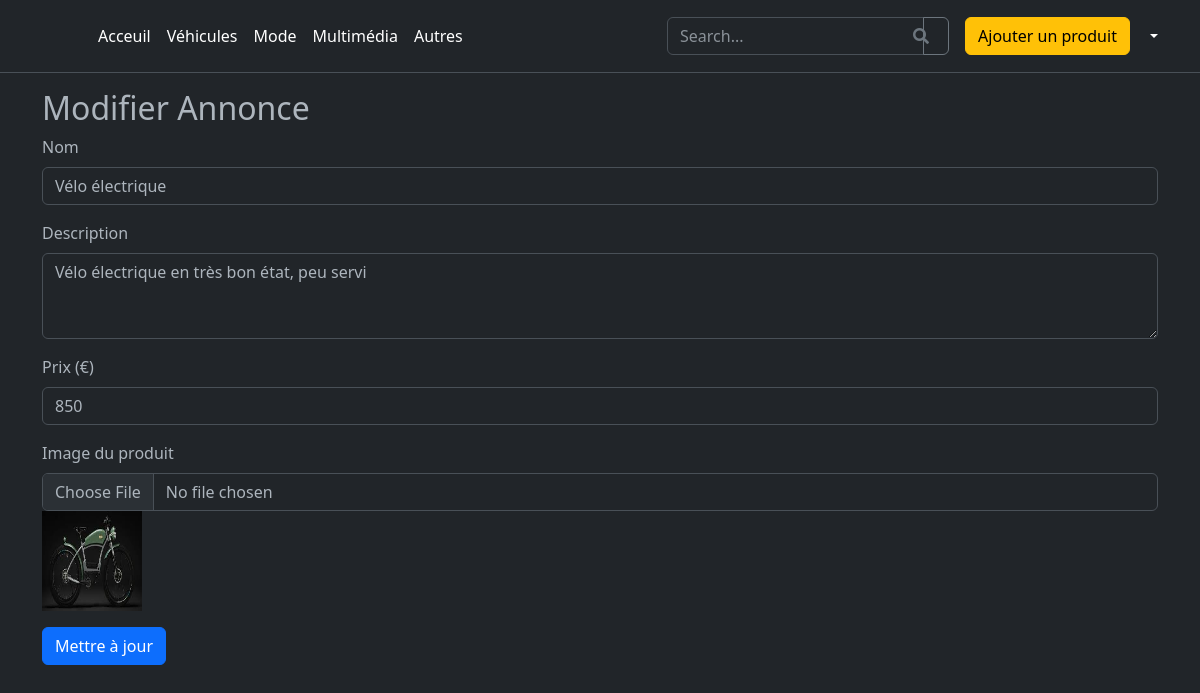
The page /editAnnonce.php?idp=27 (signed in) on the database its author committed.
### tables this page shows
CREATE TABLE IF NOT EXISTS `product` (
  `idp` int NOT NULL AUTO_INCREMENT,
  `idu` int NOT NULL,
  `name` varchar(1000) NOT NULL,
  `description` varchar(1000) NOT NULL,
  `price` mediumtext NOT NULL,
  `ids` int NOT NULL,
  `Image` varchar(1000) NOT NULL,
  `idc` int DEFAULT NULL,
  PRIMARY KEY (`idp`),
  KEY `idu` (`idu`),
  KEY `ids` (`ids`),
  KEY `idc` (`idc`)
);

### editAnnonce.php (the view, shortened to what this page needs)
<?php
require 'connexion.php';
require 'htmlbasics.php';
$idp = mysqli_real_escape_string($connexion, $_GET['idp']);
$userId = $_SESSION['user_id'];
$query = "SELECT * FROM product WHERE idp = '$idp' AND idu = '$userId'";
$result = mysqli_query($connexion, $query);
$annonce = mysqli_fetch_assoc($result);
?>
<!DOCTYPE html>
<html lang="fr">
<head>
</head>
<body data-bs-theme="dark">
    <?php
    if (isset($_SESSION['user_name']) && !empty($_SESSION['user_name'])) {
        include 'scripts/headerc.php';
    } else {
        include 'scripts/headernc.php';
    }
    ?>
    <div class="container">
        <h2>Modifier Annonce</h2>
        <form method="post" enctype="multipart/form-data">
            <div class="mb-3">
                <label for="name" class="form-label">Nom</label>
                <input type="text" class="form-control" id="name" name="name" value="<?php echo htmlspecialchars($annonce['name']); ?>" required>
            </div>
            <div class="mb-3">
                <label for="description" class="form-label">Description</label>
                <textarea class="form-control" id="description" name="description" rows="3" required><?php echo htmlspecialchars($annonce['description']); ?></textarea>
            </div>
            <div class="mb-3">
                <label for="price" class="form-label">Prix (€)</label>
                <input type="number" step="0.01" class="form-control" id="price" name="price" value="<?php echo htmlspecialchars($annonce['price']); ?>" required>
            </div>
            <div class="mb-3">
                <label for="image" class="form-label">Image du produit</label>
                <input type="file" class="form-control" id="image" name="image">
                <?php if ($annonce['Image']) : ?>
                    <img src="<?php echo htmlspecialchars($annonce['Image']); ?>" width="100" height="100" alt="Image du produit">
                <?php endif; ?>
            </div>
            <button type="submit" class="btn btn-primary">Mettre à jour</button>
        </form>
    </div>
</body>
</html>

### rows shown on the page
product: name "Vélo électrique", description "Vélo électrique en très bon état, peu servi", price "850", Image (picture)
